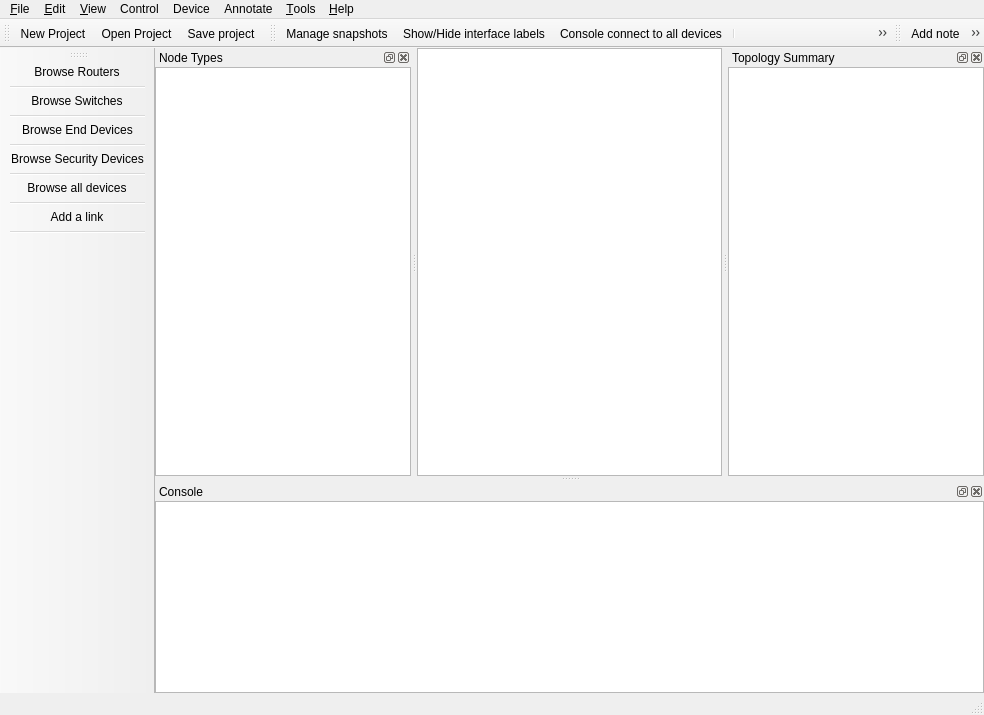
 <widget class="QMainWindow" name="MainWindow">
  <property name="windowModality">
   <enum>Qt::NonModal</enum>
  </property>
  <property name="geometry">
   <rect>
    <x>0</x>
    <y>0</y>
    <width>984</width>
    <height>715</height>
   </rect>
  </property>
  <property name="contextMenuPolicy">
   <enum>Qt::PreventContextMenu</enum>
  </property>
  <property name="styleSheet">
   <string notr="true">#toolBar_Devices QToolButton {
width: 50px;
height: 55px;
border:solid 1px black opacity 0.4;
background-none;
}

#toolBar_General QToolButton {
width: 36px;
height: 36px;
border:solid 1px black opacity 0.4;
background-none;
}

</string>
  </property>
  <property name="dockOptions">
   <set>QMainWindow::AllowTabbedDocks|QMainWindow::AnimatedDocks</set>
  </property>
  <property name="unifiedTitleAndToolBarOnMac">
   <bool>false</bool>
  </property>
  <widget class="QWidget" name="uiCentralWidget">
   <layout class="QGridLayout">
    <property name="margin">
     <number>0</number>
    </property>
    <property name="spacing">
     <number>0</number>
    </property>
    <item row="0" column="0">
     <widget class="GraphicsView" name="uiGraphicsView">
      <property name="sizePolicy">
       <sizepolicy hsizetype="Expanding" vsizetype="Expanding">
        <horstretch>0</horstretch>
        <verstretch>0</verstretch>
       </sizepolicy>
      </property>
     </widget>
    </item>
   </layout>
  </widget>
  <widget class="QMenuBar" name="uiMenuBar">
   <property name="geometry">
    <rect>
     <x>0</x>
     <y>0</y>
     <width>984</width>
     <height>25</height>
    </rect>
   </property>
   <widget class="QMenu" name="uiEditMenu">
    <property name="title">
     <string>&amp;Edit</string>
    </property>
    <addaction name="uiSelectAllAction"/>
    <addaction name="uiSelectNoneAction"/>
    <addaction name="separator"/>
    <addaction name="uiPreferencesAction"/>
   </widget>
   <widget class="QMenu" name="uiFileMenu">
    <property name="title">
     <string>&amp;File</string>
    </property>
    <addaction name="uiNewProjectAction"/>
    <addaction name="uiOpenProjectAction"/>
    <addaction name="uiSaveProjectAction"/>
    <addaction name="uiSaveProjectAsAction"/>
    <addaction name="uiExportProjectAction"/>
    <addaction name="uiImportProjectAction"/>
    <addaction name="separator"/>
    <addaction name="uiMoveLocalProjectToCloudAction"/>
    <addaction name="uiMoveCloudProjectToLocalAction"/>
    <addaction name="separator"/>
    <addaction name="uiImportExportConfigsAction"/>
    <addaction name="uiScreenshotAction"/>
    <addaction name="uiSnapshotAction"/>
    <addaction name="separator"/>
    <addaction name="uiQuitAction"/>
   </widget>
   <widget class="QMenu" name="uiHelpMenu">
    <property name="title">
     <string>&amp;Help</string>
    </property>
    <addaction name="uiOnlineHelpAction"/>
    <addaction name="uiCheckForUpdateAction"/>
    <addaction name="uiGettingStartedAction"/>
    <addaction name="uiLabInstructionsAction"/>
    <addaction name="uiAboutQtAction"/>
    <addaction name="uiAboutAction"/>
   </widget>
   <widget class="QMenu" name="uiViewMenu">
    <property name="title">
     <string>&amp;View</string>
    </property>
    <widget class="QMenu" name="uiDocksMenu">
     <property name="title">
      <string>Docks</string>
     </property>
    </widget>
    <addaction name="uiActionFullscreen"/>
    <addaction name="separator"/>
    <addaction name="uiZoomInAction"/>
    <addaction name="uiZoomOutAction"/>
    <addaction name="uiZoomResetAction"/>
    <addaction name="uiFitInViewAction"/>
    <addaction name="separator"/>
    <addaction name="uiShowLayersAction"/>
    <addaction name="uiResetPortLabelsAction"/>
    <addaction name="uiShowPortNamesAction"/>
    <addaction name="separator"/>
    <addaction name="uiDocksMenu"/>
   </widget>
   <widget class="QMenu" name="uiControlMenu">
    <property name="title">
     <string>Control</string>
    </property>
    <addaction name="uiStartAllAction"/>
    <addaction name="uiSuspendAllAction"/>
    <addaction name="uiStopAllAction"/>
    <addaction name="uiReloadAllAction"/>
    <addaction name="uiAuxConsoleAllAction"/>
    <addaction name="uiConsoleAllAction"/>
   </widget>
   <widget class="QMenu" name="uiAnnotateMenu">
    <property name="title">
     <string>Annotate</string>
    </property>
    <addaction name="uiAddNoteAction"/>
    <addaction name="uiInsertImageAction"/>
    <addaction name="uiDrawRectangleAction"/>
    <addaction name="uiDrawEllipseAction"/>
   </widget>
   <widget class="QMenu" name="uiDeviceMenu">
    <property name="title">
     <string>Device</string>
    </property>
   </widget>
   <widget class="QMenu" name="uiToolsMenu">
    <property name="title">
     <string>&amp;Tools</string>
    </property>
    <addaction name="uiVPCSAction"/>
   </widget>
   <addaction name="uiFileMenu"/>
   <addaction name="uiEditMenu"/>
   <addaction name="uiViewMenu"/>
   <addaction name="uiControlMenu"/>
   <addaction name="uiDeviceMenu"/>
   <addaction name="uiAnnotateMenu"/>
   <addaction name="uiToolsMenu"/>
   <addaction name="uiHelpMenu"/>
  </widget>
  <widget class="QStatusBar" name="uiStatusBar"/>
  <widget class="QToolBar" name="uiGeneralToolBar">
   <property name="windowTitle">
    <string>General</string>
   </property>
   <property name="toolTip">
    <string/>
   </property>
   <property name="statusTip">
    <string/>
   </property>
   <property name="orientation">
    <enum>Qt::Horizontal</enum>
   </property>
   <property name="iconSize">
    <size>
     <width>32</width>
     <height>32</height>
    </size>
   </property>
   <attribute name="toolBarArea">
    <enum>TopToolBarArea</enum>
   </attribute>
   <attribute name="toolBarBreak">
    <bool>false</bool>
   </attribute>
   <addaction name="uiNewProjectAction"/>
   <addaction name="uiOpenProjectAction"/>
   <addaction name="uiSaveProjectAction"/>
  </widget>
  <widget class="QDockWidget" name="uiNodesDockWidget">
   <property name="enabled">
    <bool>true</bool>
   </property>
   <property name="visible">
    <bool>true</bool>
   </property>
   <property name="floating">
    <bool>false</bool>
   </property>
   <property name="allowedAreas">
    <set>Qt::LeftDockWidgetArea|Qt::RightDockWidgetArea</set>
   </property>
   <property name="windowTitle">
    <string>Node Types</string>
   </property>
   <attribute name="dockWidgetArea">
    <number>1</number>
   </attribute>
   <widget class="QWidget" name="uiNodesDockWidgetContents">
    <layout class="QVBoxLayout">
     <property name="spacing">
      <number>0</number>
     </property>
     <property name="margin">
      <number>0</number>
     </property>
     <item>
      <widget class="NodesView" name="uiNodesView">
       <property name="sizePolicy">
        <sizepolicy hsizetype="Expanding" vsizetype="Expanding">
         <horstretch>0</horstretch>
         <verstretch>0</verstretch>
        </sizepolicy>
       </property>
       <property name="toolTip">
        <string>Drag a node to the workspace (Press SHIFT while dragging to add multiple identical nodes).</string>
       </property>
       <property name="dragEnabled">
        <bool>false</bool>
       </property>
       <property name="iconSize">
        <size>
         <width>32</width>
         <height>32</height>
        </size>
       </property>
       <property name="rootIsDecorated">
        <bool>false</bool>
       </property>
       <attribute name="headerVisible">
        <bool>false</bool>
       </attribute>
       <column>
        <property name="text">
         <string>1</string>
        </property>
       </column>
      </widget>
     </item>
    </layout>
   </widget>
  </widget>
  <widget class="QToolBar" name="uiBrowsersToolBar">
   <property name="windowTitle">
    <string>Devices</string>
   </property>
   <property name="iconSize">
    <size>
     <width>48</width>
     <height>48</height>
    </size>
   </property>
   <property name="toolButtonStyle">
    <enum>Qt::ToolButtonIconOnly</enum>
   </property>
   <attribute name="toolBarArea">
    <enum>LeftToolBarArea</enum>
   </attribute>
   <attribute name="toolBarBreak">
    <bool>false</bool>
   </attribute>
   <addaction name="uiBrowseRoutersAction"/>
   <addaction name="separator"/>
   <addaction name="uiBrowseSwitchesAction"/>
   <addaction name="separator"/>
   <addaction name="uiBrowseEndDevicesAction"/>
   <addaction name="separator"/>
   <addaction name="uiBrowseSecurityDevicesAction"/>
   <addaction name="separator"/>
   <addaction name="uiBrowseAllDevicesAction"/>
   <addaction name="separator"/>
   <addaction name="uiAddLinkAction"/>
   <addaction name="separator"/>
  </widget>
  <widget class="QToolBar" name="uiControlToolBar">
   <property name="windowTitle">
    <string>Emulation</string>
   </property>
   <property name="iconSize">
    <size>
     <width>32</width>
     <height>32</height>
    </size>
   </property>
   <property name="toolButtonStyle">
    <enum>Qt::ToolButtonIconOnly</enum>
   </property>
   <attribute name="toolBarArea">
    <enum>TopToolBarArea</enum>
   </attribute>
   <attribute name="toolBarBreak">
    <bool>false</bool>
   </attribute>
   <addaction name="uiSnapshotAction"/>
   <addaction name="uiShowPortNamesAction"/>
   <addaction name="uiConsoleAllAction"/>
   <addaction name="separator"/>
   <addaction name="uiStartAllAction"/>
   <addaction name="uiSuspendAllAction"/>
   <addaction name="uiStopAllAction"/>
   <addaction name="uiReloadAllAction"/>
  </widget>
  <widget class="QDockWidget" name="uiConsoleDockWidget">
   <property name="maximumSize">
    <size>
     <width>524287</width>
     <height>524287</height>
    </size>
   </property>
   <property name="allowedAreas">
    <set>Qt::AllDockWidgetAreas</set>
   </property>
   <property name="windowTitle">
    <string>Console</string>
   </property>
   <attribute name="dockWidgetArea">
    <number>8</number>
   </attribute>
   <widget class="QWidget" name="uiConsoleDockWidgetContents">
    <layout class="QVBoxLayout">
     <property name="spacing">
      <number>0</number>
     </property>
     <property name="margin">
      <number>0</number>
     </property>
     <item>
      <widget class="ConsoleView" name="uiConsoleTextEdit">
       <property name="sizePolicy">
        <sizepolicy hsizetype="Expanding" vsizetype="Preferred">
         <horstretch>0</horstretch>
         <verstretch>0</verstretch>
        </sizepolicy>
       </property>
      </widget>
     </item>
    </layout>
   </widget>
  </widget>
  <widget class="QToolBar" name="uiAnnotationToolBar">
   <property name="windowTitle">
    <string>Drawing</string>
   </property>
   <property name="iconSize">
    <size>
     <width>32</width>
     <height>32</height>
    </size>
   </property>
   <attribute name="toolBarArea">
    <enum>TopToolBarArea</enum>
   </attribute>
   <attribute name="toolBarBreak">
    <bool>false</bool>
   </attribute>
   <addaction name="uiAddNoteAction"/>
   <addaction name="uiInsertImageAction"/>
   <addaction name="uiDrawRectangleAction"/>
   <addaction name="uiDrawEllipseAction"/>
   <addaction name="uiZoomInAction"/>
   <addaction name="uiZoomOutAction"/>
   <addaction name="uiScreenshotAction"/>
  </widget>
  <widget class="QDockWidget" name="uiTopologySummaryDockWidget">
   <property name="sizePolicy">
    <sizepolicy hsizetype="Preferred" vsizetype="Expanding">
     <horstretch>0</horstretch>
     <verstretch>0</verstretch>
    </sizepolicy>
   </property>
   <property name="allowedAreas">
    <set>Qt::LeftDockWidgetArea|Qt::RightDockWidgetArea</set>
   </property>
   <property name="windowTitle">
    <string>Topology Summary</string>
   </property>
   <attribute name="dockWidgetArea">
    <number>2</number>
   </attribute>
   <widget class="QWidget" name="uiTopologySummaryDockWidgetContents">
    <property name="sizePolicy">
     <sizepolicy hsizetype="Preferred" vsizetype="Preferred">
      <horstretch>0</horstretch>
      <verstretch>0</verstretch>
     </sizepolicy>
    </property>
    <layout class="QGridLayout">
     <property name="margin">
      <number>0</number>
     </property>
     <property name="spacing">
      <number>0</number>
     </property>
     <item row="0" column="0">
      <widget class="TopologySummaryView" name="uiTopologySummaryTreeWidget">
       <property name="sizePolicy">
        <sizepolicy hsizetype="Expanding" vsizetype="Expanding">
         <horstretch>0</horstretch>
         <verstretch>0</verstretch>
        </sizepolicy>
       </property>
       <attribute name="headerVisible">
        <bool>false</bool>
       </attribute>
       <column>
        <property name="text">
         <string>1</string>
        </property>
       </column>
      </widget>
     </item>
    </layout>
   </widget>
  </widget>
  <action name="uiAboutAction">
   <property name="text">
    <string>&amp;About</string>
   </property>
   <property name="statusTip">
    <string>About</string>
   </property>
   <property name="menuRole">
    <enum>QAction::AboutRole</enum>
   </property>
  </action>
  <action name="uiQuitAction">
   <property name="icon">
    <iconset resource="../../resources/resources.qrc">
     <normaloff>:/icons/quit.svg</normaloff>:/icons/quit.svg</iconset>
   </property>
   <property name="text">
    <string>&amp;Quit</string>
   </property>
   <property name="statusTip">
    <string>Quit</string>
   </property>
   <property name="shortcut">
    <string>Ctrl+Q</string>
   </property>
  </action>
  <action name="uiOpenProjectAction">
   <property name="icon">
    <iconset resource="../../resources/resources.qrc">
     <normaloff>:/icons/open.svg</normaloff>:/icons/open.svg</iconset>
   </property>
   <property name="text">
    <string>&amp;Open Project</string>
   </property>
   <property name="toolTip">
    <string>Open project</string>
   </property>
   <property name="statusTip">
    <string>Open project</string>
   </property>
   <property name="shortcut">
    <string>Ctrl+O</string>
   </property>
  </action>
  <action name="uiSaveProjectAction">
   <property name="icon">
    <iconset resource="../../resources/resources.qrc">
     <normaloff>:/icons/save.svg</normaloff>:/icons/save.svg</iconset>
   </property>
   <property name="text">
    <string>&amp;Save project</string>
   </property>
   <property name="toolTip">
    <string>Save project</string>
   </property>
   <property name="statusTip">
    <string>Save project</string>
   </property>
   <property name="shortcut">
    <string>Ctrl+S</string>
   </property>
  </action>
  <action name="uiOnlineHelpAction">
   <property name="icon">
    <iconset resource="../../resources/resources.qrc">
     <normaloff>:/icons/help.svg</normaloff>:/icons/help.svg</iconset>
   </property>
   <property name="text">
    <string>&amp;Online help</string>
   </property>
   <property name="toolTip">
    <string>Online help</string>
   </property>
   <property name="statusTip">
    <string>Online Help</string>
   </property>
  </action>
  <action name="uiScreenshotAction">
   <property name="icon">
    <iconset resource="../../resources/resources.qrc">
     <normaloff>:/icons/camera-photo.svg</normaloff>
     <activeoff>:/icons/camera-photo-hover.svg</activeoff>:/icons/camera-photo.svg</iconset>
   </property>
   <property name="text">
    <string>Take a screenshot</string>
   </property>
   <property name="toolTip">
    <string>Take a screenshot</string>
   </property>
   <property name="statusTip">
    <string>Take a screenshot</string>
   </property>
  </action>
  <action name="uiStartAllAction">
   <property name="enabled">
    <bool>true</bool>
   </property>
   <property name="icon">
    <iconset resource="../../resources/resources.qrc">
     <normaloff>:/icons/start.svg</normaloff>
     <activeoff>:/icons/start-hover.svg</activeoff>:/icons/start.svg</iconset>
   </property>
   <property name="text">
    <string>Start/Resume all devices</string>
   </property>
   <property name="toolTip">
    <string>Start/Resume all devices</string>
   </property>
   <property name="statusTip">
    <string>Start/Resume all devices</string>
   </property>
  </action>
  <action name="uiStopAllAction">
   <property name="enabled">
    <bool>true</bool>
   </property>
   <property name="icon">
    <iconset resource="../../resources/resources.qrc">
     <normaloff>:/icons/stop.svg</normaloff>
     <activeoff>:/icons/stop-hover.svg</activeoff>:/icons/stop.svg</iconset>
   </property>
   <property name="text">
    <string>Stop all devices</string>
   </property>
   <property name="toolTip">
    <string>Stop all devices</string>
   </property>
   <property name="statusTip">
    <string>Stop all devices</string>
   </property>
  </action>
  <action name="uiShowNamesAction">
   <property name="checkable">
    <bool>true</bool>
   </property>
   <property name="icon">
    <iconset resource="../../resources/resources.qrc">
     <normaloff>:/icons/show-hostname.svg</normaloff>:/icons/show-hostname.svg</iconset>
   </property>
   <property name="text">
    <string>Show hostnames</string>
   </property>
   <property name="toolTip">
    <string>Show hostnames</string>
   </property>
   <property name="statusTip">
    <string>Show hostnames</string>
   </property>
  </action>
  <action name="uiConsoleAllAction">
   <property name="enabled">
    <bool>true</bool>
   </property>
   <property name="icon">
    <iconset resource="../../resources/resources.qrc">
     <normaloff>:/icons/console.svg</normaloff>:/icons/console.svg</iconset>
   </property>
   <property name="text">
    <string>Console connect to all devices</string>
   </property>
   <property name="toolTip">
    <string>Console connect to all devices</string>
   </property>
   <property name="statusTip">
    <string>Console to all devices</string>
   </property>
  </action>
  <action name="uiAboutQtAction">
   <property name="text">
    <string>About &amp;Qt</string>
   </property>
   <property name="statusTip">
    <string>About Qt</string>
   </property>
   <property name="menuRole">
    <enum>QAction::AboutQtRole</enum>
   </property>
  </action>
  <action name="uiZoomInAction">
   <property name="icon">
    <iconset resource="../../resources/resources.qrc">
     <normaloff>:/icons/zoom-in.png</normaloff>
     <activeoff>:/icons/zoom-in-hover.png</activeoff>:/icons/zoom-in.png</iconset>
   </property>
   <property name="text">
    <string>Zoom in</string>
   </property>
   <property name="toolTip">
    <string>Zoom in</string>
   </property>
   <property name="statusTip">
    <string>Zoom in</string>
   </property>
   <property name="shortcut">
    <string>Ctrl++</string>
   </property>
  </action>
  <action name="uiZoomOutAction">
   <property name="icon">
    <iconset resource="../../resources/resources.qrc">
     <normaloff>:/icons/zoom-out.png</normaloff>
     <activeoff>:/icons/zoom-out-hover.png</activeoff>:/icons/zoom-out.png</iconset>
   </property>
   <property name="text">
    <string>Zoom out</string>
   </property>
   <property name="toolTip">
    <string>Zoom out</string>
   </property>
   <property name="statusTip">
    <string>Zoom out</string>
   </property>
   <property name="shortcut">
    <string>Ctrl+-</string>
   </property>
  </action>
  <action name="uiZoomResetAction">
   <property name="text">
    <string>Zoom reset</string>
   </property>
   <property name="statusTip">
    <string>Zoom reset</string>
   </property>
   <property name="shortcut">
    <string>Ctrl+0</string>
   </property>
  </action>
  <action name="uiSelectAllAction">
   <property name="text">
    <string>Select &amp;all</string>
   </property>
   <property name="statusTip">
    <string>Select All</string>
   </property>
   <property name="shortcut">
    <string>Ctrl+A</string>
   </property>
  </action>
  <action name="uiSelectNoneAction">
   <property name="text">
    <string>Select &amp;none</string>
   </property>
   <property name="statusTip">
    <string>Select None</string>
   </property>
   <property name="shortcut">
    <string>Ctrl+Shift+A</string>
   </property>
  </action>
  <action name="uiPreferencesAction">
   <property name="icon">
    <iconset resource="../../resources/resources.qrc">
     <normaloff>:/icons/applications.svg</normaloff>:/icons/applications.svg</iconset>
   </property>
   <property name="text">
    <string>&amp;Preferences...</string>
   </property>
   <property name="statusTip">
    <string>Preferences</string>
   </property>
   <property name="shortcut">
    <string>Ctrl+Shift+P</string>
   </property>
  </action>
  <action name="uiSuspendAllAction">
   <property name="icon">
    <iconset resource="../../resources/resources.qrc">
     <normaloff>:/icons/pause.svg</normaloff>
     <activeoff>:/icons/pause-hover.svg</activeoff>:/icons/pause.svg</iconset>
   </property>
   <property name="text">
    <string>Suspend all devices</string>
   </property>
   <property name="toolTip">
    <string>Suspend all devices</string>
   </property>
   <property name="statusTip">
    <string>Suspend all devices</string>
   </property>
  </action>
  <action name="uiAddNoteAction">
   <property name="checkable">
    <bool>true</bool>
   </property>
   <property name="icon">
    <iconset resource="../../resources/resources.qrc">
     <normaloff>:/icons/add-note.svg</normaloff>:/icons/add-note.svg</iconset>
   </property>
   <property name="text">
    <string>Add note</string>
   </property>
   <property name="toolTip">
    <string>Add a note</string>
   </property>
   <property name="statusTip">
    <string>Add a note</string>
   </property>
  </action>
  <action name="uiNewProjectAction">
   <property name="icon">
    <iconset resource="../../resources/resources.qrc">
     <normaloff>:/icons/new-project.svg</normaloff>:/icons/new-project.svg</iconset>
   </property>
   <property name="text">
    <string>&amp;New blank project</string>
   </property>
   <property name="iconText">
    <string>New Project</string>
   </property>
   <property name="toolTip">
    <string>New blank project</string>
   </property>
   <property name="statusTip">
    <string>New blank project</string>
   </property>
   <property name="shortcut">
    <string>Ctrl+N</string>
   </property>
  </action>
  <action name="uiImportExportConfigsAction">
   <property name="icon">
    <iconset resource="../../resources/resources.qrc">
     <normaloff>:/icons/import_export_configs.svg</normaloff>:/icons/import_export_configs.svg</iconset>
   </property>
   <property name="text">
    <string>&amp;Import/Export device configs</string>
   </property>
   <property name="toolTip">
    <string>Import/Export device configs</string>
   </property>
   <property name="statusTip">
    <string>Import/Export device configs</string>
   </property>
  </action>
  <action name="uiInsertImageAction">
   <property name="checkable">
    <bool>false</bool>
   </property>
   <property name="icon">
    <iconset resource="../../resources/resources.qrc">
     <normaloff>:/icons/image.svg</normaloff>:/icons/image.svg</iconset>
   </property>
   <property name="text">
    <string>Insert picture</string>
   </property>
   <property name="toolTip">
    <string>Insert a picture</string>
   </property>
   <property name="statusTip">
    <string>Insert a picture</string>
   </property>
  </action>
  <action name="uiDrawRectangleAction">
   <property name="checkable">
    <bool>true</bool>
   </property>
   <property name="icon">
    <iconset resource="../../resources/resources.qrc">
     <normaloff>:/icons/rectangle.svg</normaloff>
     <activeoff>:/icons/rectangle-hover.svg</activeoff>:/icons/rectangle.svg</iconset>
   </property>
   <property name="text">
    <string>Draw rectangle</string>
   </property>
   <property name="toolTip">
    <string>Draw a rectangle</string>
   </property>
   <property name="statusTip">
    <string>Draw a rectangle</string>
   </property>
  </action>
  <action name="uiDrawEllipseAction">
   <property name="checkable">
    <bool>true</bool>
   </property>
   <property name="icon">
    <iconset resource="../../resources/resources.qrc">
     <normaloff>:/icons/ellipse.svg</normaloff>
     <activeoff>:/icons/ellipse-hover.svg</activeoff>:/icons/ellipse.svg</iconset>
   </property>
   <property name="text">
    <string>Draw ellipse</string>
   </property>
   <property name="toolTip">
    <string>Draw an ellipse</string>
   </property>
   <property name="statusTip">
    <string>Draw an ellipse</string>
   </property>
  </action>
  <action name="uiShowPortNamesAction">
   <property name="checkable">
    <bool>true</bool>
   </property>
   <property name="icon">
    <iconset resource="../../resources/resources.qrc">
     <normaloff>:/icons/show-interface-names.svg</normaloff>:/icons/show-interface-names.svg</iconset>
   </property>
   <property name="text">
    <string>Show/Hide interface labels</string>
   </property>
   <property name="toolTip">
    <string>Show/Hide interface labels</string>
   </property>
   <property name="statusTip">
    <string>Show/Hide interface labels</string>
   </property>
  </action>
  <action name="uiSnapshotAction">
   <property name="icon">
    <iconset resource="../../resources/resources.qrc">
     <normaloff>:/icons/snapshot.svg</normaloff>:/icons/snapshot.svg</iconset>
   </property>
   <property name="text">
    <string>Manage snapshots</string>
   </property>
   <property name="toolTip">
    <string>Manage snapshots</string>
   </property>
   <property name="statusTip">
    <string>Manage snapshots</string>
   </property>
  </action>
  <action name="uiShowLayersAction">
   <property name="checkable">
    <bool>true</bool>
   </property>
   <property name="text">
    <string>Show layers</string>
   </property>
   <property name="statusTip">
    <string>Show layers</string>
   </property>
  </action>
  <action name="uiSaveProjectAsAction">
   <property name="icon">
    <iconset resource="../../resources/resources.qrc">
     <normaloff>:/icons/save-as-project.svg</normaloff>:/icons/save-as-project.svg</iconset>
   </property>
   <property name="text">
    <string>&amp;Save project as…</string>
   </property>
   <property name="toolTip">
    <string>Save project as...</string>
   </property>
   <property name="statusTip">
    <string>Save project as...</string>
   </property>
  </action>
  <action name="uiReloadAllAction">
   <property name="icon">
    <iconset resource="../../resources/resources.qrc">
     <normaloff>:/icons/reload.svg</normaloff>:/icons/reload.svg</iconset>
   </property>
   <property name="text">
    <string>Reload all devices</string>
   </property>
   <property name="toolTip">
    <string>Reload all devices</string>
   </property>
   <property name="statusTip">
    <string>Reload all devices</string>
   </property>
  </action>
  <action name="uiAuxConsoleAllAction">
   <property name="enabled">
    <bool>true</bool>
   </property>
   <property name="icon">
    <iconset resource="../../resources/resources.qrc">
     <normaloff>:/icons/aux-console.svg</normaloff>:/icons/aux-console.svg</iconset>
   </property>
   <property name="text">
    <string>Console connect via AUX to all devices</string>
   </property>
   <property name="toolTip">
    <string>Console connect via AUX to all devices</string>
   </property>
   <property name="statusTip">
    <string>Console AUX to all devices</string>
   </property>
  </action>
  <action name="uiResetPortLabelsAction">
   <property name="text">
    <string>Reset interface labels</string>
   </property>
   <property name="toolTip">
    <string>Reset interface labels</string>
   </property>
   <property name="statusTip">
    <string>Reset Interface Labels</string>
   </property>
  </action>
  <action name="uiCheckForUpdateAction">
   <property name="text">
    <string>Check for Update</string>
   </property>
   <property name="statusTip">
    <string>Check for Update</string>
   </property>
  </action>
  <action name="uiEnergySavingStyleAction">
   <property name="checkable">
    <bool>true</bool>
   </property>
   <property name="text">
    <string>Energy Saving</string>
   </property>
   <property name="statusTip">
    <string>Energy Saving Mode</string>
   </property>
  </action>
  <action name="uiDefaultStyleAction">
   <property name="checkable">
    <bool>true</bool>
   </property>
   <property name="checked">
    <bool>true</bool>
   </property>
   <property name="text">
    <string>Default</string>
   </property>
  </action>
  <action name="uiBrowseRoutersAction">
   <property name="icon">
    <iconset resource="../../resources/resources.qrc">
     <normaloff>:/icons/router.png</normaloff>
     <activeoff>:/icons/router-hover.png</activeoff>:/icons/router.png</iconset>
   </property>
   <property name="text">
    <string>Browse Routers</string>
   </property>
   <property name="iconText">
    <string>Browse Routers</string>
   </property>
   <property name="toolTip">
    <string>Browse Routers</string>
   </property>
   <property name="statusTip">
    <string>Browse Routers</string>
   </property>
  </action>
  <action name="uiBrowseSwitchesAction">
   <property name="icon">
    <iconset resource="../../resources/resources.qrc">
     <normaloff>:/icons/switch.png</normaloff>
     <activeoff>:/icons/switch-hover.png</activeoff>:/icons/switch.png</iconset>
   </property>
   <property name="text">
    <string>Browse Switches</string>
   </property>
   <property name="iconText">
    <string>Browse Switches</string>
   </property>
   <property name="toolTip">
    <string>Browse Switches</string>
   </property>
   <property name="statusTip">
    <string>Browse Switches</string>
   </property>
  </action>
  <action name="uiBrowseEndDevicesAction">
   <property name="icon">
    <iconset resource="../../resources/resources.qrc">
     <normaloff>:/icons/PC.png</normaloff>
     <activeoff>:/icons/PC-hover.png</activeoff>:/icons/PC.png</iconset>
   </property>
   <property name="text">
    <string>Browse End Devices</string>
   </property>
   <property name="iconText">
    <string>Browse End Devices</string>
   </property>
   <property name="toolTip">
    <string>Browse End Devices</string>
   </property>
   <property name="statusTip">
    <string>Browse End Devices</string>
   </property>
  </action>
  <action name="uiBrowseSecurityDevicesAction">
   <property name="icon">
    <iconset resource="../../resources/resources.qrc">
     <normaloff>:/icons/firewall.png</normaloff>
     <activeoff>:/icons/firewall-hover.png</activeoff>:/icons/firewall.png</iconset>
   </property>
   <property name="text">
    <string>Browse Security Devices</string>
   </property>
   <property name="iconText">
    <string>Browse Security Devices</string>
   </property>
   <property name="toolTip">
    <string>Browse Security Devices</string>
   </property>
   <property name="statusTip">
    <string>Browse Security Devices</string>
   </property>
  </action>
  <action name="uiBrowseAllDevicesAction">
   <property name="icon">
    <iconset resource="../../resources/resources.qrc">
     <normaloff>:/icons/browse-all-icons.png</normaloff>
     <activeoff>:/icons/browse-all-icons-hover.png</activeoff>:/icons/browse-all-icons.png</iconset>
   </property>
   <property name="text">
    <string>Browse all devices</string>
   </property>
   <property name="toolTip">
    <string>Browse all devices</string>
   </property>
   <property name="statusTip">
    <string>Browse all devices</string>
   </property>
  </action>
  <action name="uiAddLinkAction">
   <property name="checkable">
    <bool>true</bool>
   </property>
   <property name="icon">
    <iconset resource="../../resources/resources.qrc">
     <normaloff>:/icons/connection-new.svg</normaloff>
     <normalon>:/icons/cancel-connection.svg</normalon>
     <activeoff>:/icons/connection-new-hover.svg</activeoff>
     <activeon>:/icons/cancel-connection.svg</activeon>:/icons/connection-new.svg</iconset>
   </property>
   <property name="text">
    <string>Add a link</string>
   </property>
   <property name="toolTip">
    <string>Add a link</string>
   </property>
   <property name="statusTip">
    <string>Add a link</string>
   </property>
  </action>
  <action name="uiGettingStartedAction">
   <property name="text">
    <string>Getting started</string>
   </property>
   <property name="toolTip">
    <string>Show GNS3 news</string>
   </property>
  </action>
  <action name="uiLabInstructionsAction">
   <property name="text">
    <string>Lab instructions</string>
   </property>
  </action>
  <action name="uiFitInViewAction">
   <property name="text">
    <string>Fit in view</string>
   </property>
  </action>
  <action name="uiExportProjectAction">
   <property name="text">
    <string>Backup project to cloud</string>
   </property>
   <property name="visible">
    <bool>false</bool>
   </property>
  </action>
  <action name="uiImportProjectAction">
   <property name="text">
    <string>Restore backup from cloud</string>
   </property>
   <property name="visible">
    <bool>false</bool>
   </property>
  </action>
  <action name="uiMoveLocalProjectToCloudAction">
   <property name="text">
    <string>Move local project to cloud</string>
   </property>
   <property name="visible">
    <bool>false</bool>
   </property>
  </action>
  <action name="uiMoveCloudProjectToLocalAction">
   <property name="text">
    <string>Move cloud project to local</string>
   </property>
   <property name="visible">
    <bool>false</bool>
   </property>
  </action>
  <action name="uiDarkStyleAction">
   <property name="text">
    <string>Dark Style</string>
   </property>
  </action>
  <action name="uiActionFullscreen">
   <property name="text">
    <string>Fullscreen</string>
   </property>
   <property name="shortcut">
    <string>Ctrl+F</string>
   </property>
  </action>
  <action name="uiVPCSAction">
   <property name="text">
    <string>&amp;VPCS multi-host</string>
   </property>
  </action>
 </widget>
